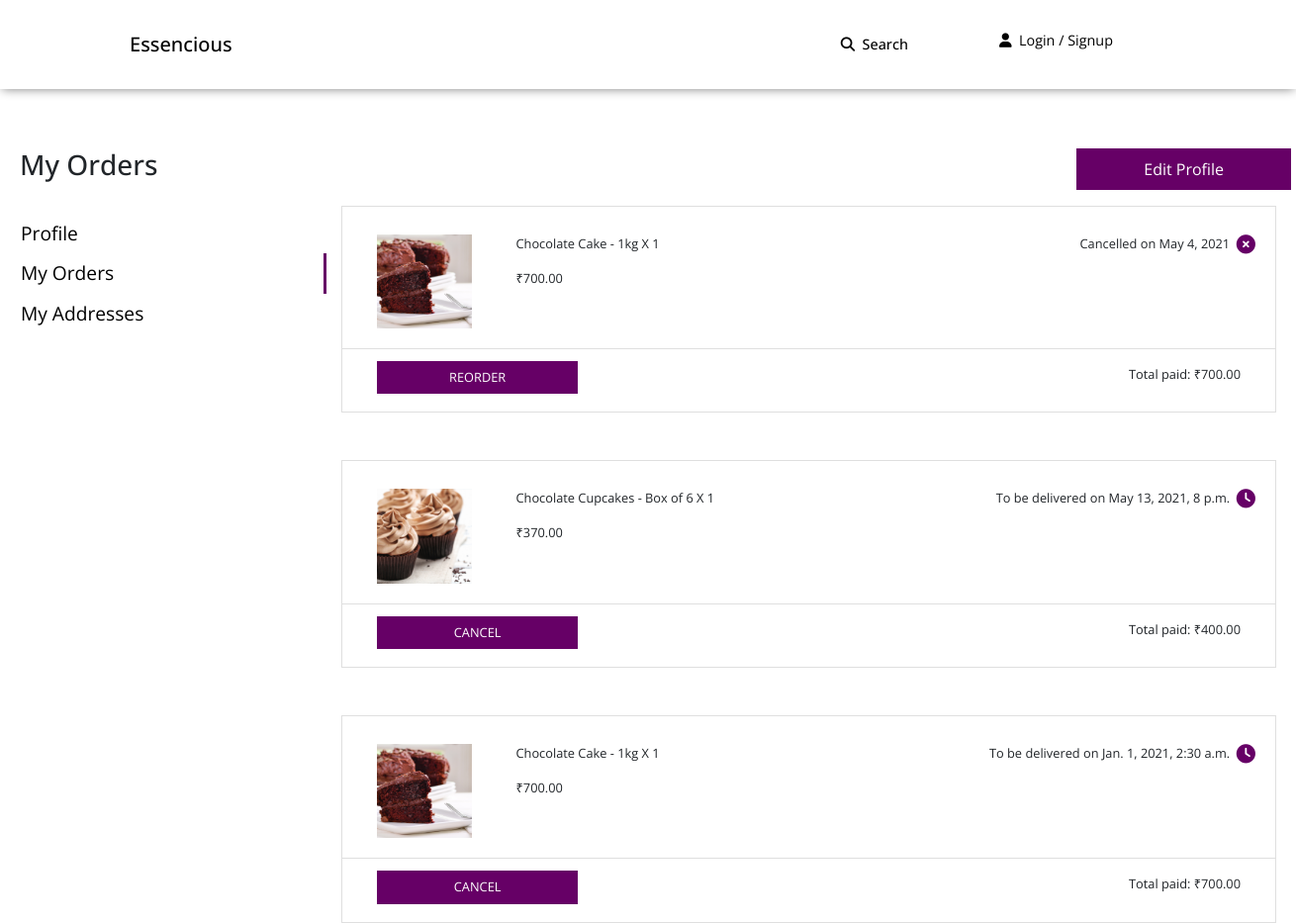
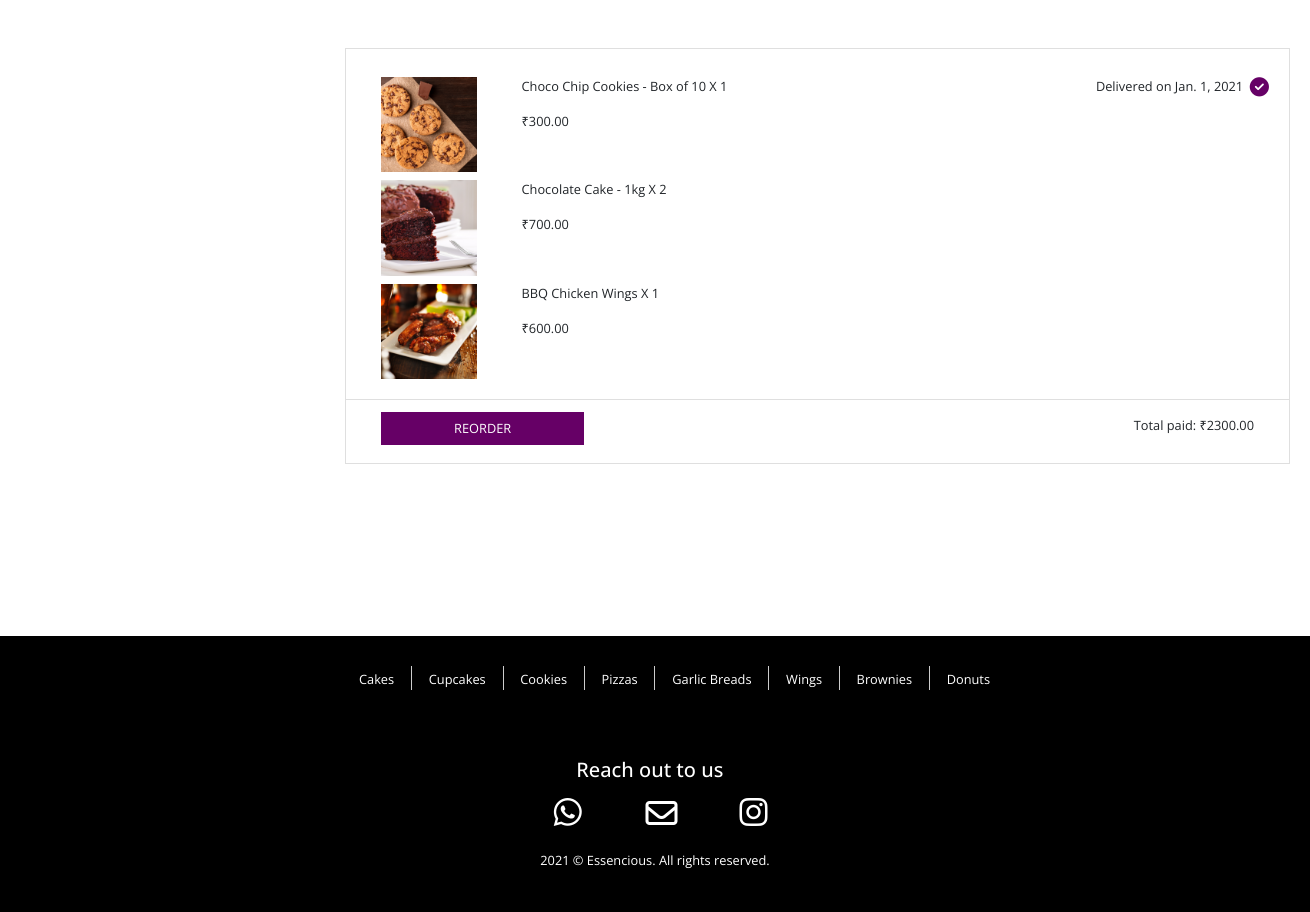
/accounts/1/order_history, run on the app's committed database (2 pictures, top to bottom).
### products/models.py (models this page shows, shortened)
class OrderItem(models.Model):
	item = models.ForeignKey(Item, on_delete=models.CASCADE)
	user = models.ForeignKey(CustomUser, on_delete=models.CASCADE)
	ordered = models.BooleanField(default=False)
	quantity = models.IntegerField(default=1)

class Item(models.Model):
	name = models.CharField(max_length=300)
	slug = models.SlugField(max_length=150)
	description = models.TextField()
	image = models.ImageField(upload_to='product_photo', blank=True, null=True)
	category = models.ForeignKey(Category, on_delete=models.CASCADE)
	price = models.DecimalField(max_digits=6, decimal_places=2)
	new = models.BooleanField(default=False)
	featured = models.BooleanField(default=False)
	order_count = models.IntegerField(default=0)
	def __str__(self):
		return self.name

class Order(models.Model):
	item = models.ManyToManyField(OrderItem)
	user = models.ForeignKey(CustomUser, on_delete=models.CASCADE)
	address = models.ForeignKey(CustomerAddress, on_delete=models.CASCADE, null=True, blank=True)
	amount = models.DecimalField(max_digits=10, decimal_places=2)
	delivery = models.DateField('Delivery Date', default=datetime.datetime.now().date()+datetime.timedelta(1))
	delivery_time = models.TimeField(default='20:00')
	ordered_date = models.DateTimeField()
	completed = models.BooleanField(default=False)
	status = models.CharField(max_length=20, choices=ORDER_STATUS, default='Pending')
	cancelled_on = models.DateTimeField(default=datetime.datetime.now(), blank=True)
	comments = models.CharField('Cooking Instructions', default='', max_length=50, blank=True)

### products/views.py (the view)
# urls.py: path('accounts/<int:pk>/order_history', order_history, name='order_history'),
def order_history(request, pk):
	user = get_object_or_404(CustomUser, id=pk)
	orders = Order.objects.filter(user=user).order_by('-pk')
	form = UserUpdateForm(request.POST or None, instance=user)
	if form.is_valid():
		form.save()
		return redirect('/accounts/'+str(pk)+'/order_history')
	return render(request, 'order_history.html', {'orders': orders, 'form': form})

### products/context_processors.py (called while the page is built)
def categories(request):
    return {'categories': Category.objects.all()}

### templates/order_history.html (shortened to what this page needs)
{% extends 'second_base.html' %}
{% load cart_tag %}
{% block content %}
<div class="container mt-5">
	<div class="row mb-3">
		<h3 class="col-md-10"> My Orders</h3>
		<button class="btn bg-purple color-white no-border-radius col-md-2" data-toggle="modal" data-target="#updateAddress">Edit Profile</button>
	</div>
	<div class="row">
		<div class="sidenav col-md-3">
			<a class="color-black font-medium" href="{% url 'userdetails' user.id %}">Profile</a>
			<a class="active color-black font-medium" href="{% url 'order_history' user.id %}">My Orders</a>
			<a class="color-black font-medium" href="{% url 'address_list' user.id %}">My Addresses</a>
		</div>
		<div class="col-md-9">
			{% if orders %}
			{% for order in orders %}
			<div class="card no-border-radius mb-5">
			  	<div class="card-body">
			    {% for item in order.item.all %}
			    	<div class="row mt-2">
			    		<div class="col-md-2">
			    			<img class="col-md-12 vertical-middle" src="{{item.item.image.url}}">
			    		</div>
			    		<div class="col-md-5">
			    			<p class="card-text font-small">{{item.item}} X {{item.quantity}}</p>
			    			<p class="font-small">&#8377;{{item.item.price|multiply:item.quantity}}</p>
			    		</div>
			    		<div class="col-md-5">
			    			{% if forloop.first %}
			    			{% if order.status == 'Completed' %}
					    	<p class="float-right font-small">Delivered on {{order.delivery}} &nbsp;<i class="fas fas-order fa-check-circle vertical-middle"></i></p>
					    	{% elif order.status == 'Pending' %}
					    	<p class="float-right font-small">To be delivered on {{order.delivery}}, {{order.delivery_time}}&nbsp; <i class="fas fas-order fa-clock vertical-middle"></i></p>
					    	{% else %}
					    	<p class="float-right font-small">Cancelled on {{order.cancelled_on | date}}&nbsp; <i class="fas fas-order fa-times-circle vertical-middle"></i></p>
					    	{% endif %}
					    	{% endif %}
			    		</div>
			    	</div>
			    {% endfor %}
			  	</div>
			  	<div class="card-footer bg-white">
			  		<div class="row">
			  			{% if order.comments %}<div class="col-md-3 mt-3">{% else %}<div class="col-md-3">{% endif %}
					  		{% if order.status == 'Pending' %}
					  		<a href="{% url 'order_cancel' order.id user.id %}" class="col-md-12"  onclick="return confirm('Are you sure you want to cancel this order?');"><button class="col-md-12 btn bg-purple color-white no-border-radius font-small width-full">CANCEL</button></a>
					  		{% else %}
					  		<a href="{% url 'reorder' order.id user.id %}" class="col-md-12"><button class="btn bg-purple color-white no-border-radius font-small width-full">REORDER</button></a>
					  		{% endif %}
					  	</div>
				  		<div class="col-md-9 mt-1">
				  			<div class="col-md-12">
						  		<p class="float-right font-small">Total paid: &#8377;{{order.amount}}</p>
						  	</div>
					  	</div>
				  	</div>
			  	</div>
			</div>
			{% endfor %}
			{% else %}
			<div class="col-md-12 mt-5 align-center">
					<img src="/media/misc/order_now.png" width="150" height="150">
					<h5 class="mt-3">Place your first order!</h5>
				</div>
			{% endif %}
		</div>
	</div>
</div>
{% endblock %}

### static/style.css (style rules this page uses)
body { min-height:100vh; margin:0; position:relative; background-color: #fff; font-family: 'Open Sans', sans-serif; max-width: 100%; }
body::after { content: ''; display: block; height: 400px; }
.container { margin-top:150px !important; max-width: 2000px; width:1300px !important; }
.color-white { color:white; }
.color-black { color:black !important; }
.bg-purple { background-color: #660066; }
.bg-white { background-color: #fff; }
.no-border-radius { border-radius: 0% !important; }
.fas-order { font-size: 1.5em; color: #660066; }
.font-small { font-size: 0.8em !important; }
.font-medium { font-size:1.2em !important; }
.no-border-radius { border-radius: 0%; }
.vertical-middle { vertical-align: middle !important; }
.width-full { width:100% !important; }
.sidenav { width: 130px; z-index: 1; overflow-x: hidden; padding: 8px 0; }
.sidenav a { padding: 6px 8px 6px 16px; text-decoration: none; font-size: 25px; color: #2196F3; display: block; }
.sidenav a.active { border-right: 3px solid #660066; }

### data on the page
Order: cancelled_on "May 4, 2021", status "REORDER", amount "700.00"
OrderItem: item.image (picture), item "Chocolate Cake - 1kg", quantity "1", item.price|multiply "700.00"
Order: delivery "May 13, 2021", delivery_time "8 p.m.", status "CANCEL", amount "400.00"
OrderItem: item.image (picture), item "Chocolate Cupcakes - Box of 6", quantity "1", item.price|multiply "370.00"
Order: delivery "Jan. 1, 2021", delivery_time "2:30 a.m.", status "CANCEL", amount "700.00"
OrderItem: item.image (picture), item "Chocolate Cake - 1kg", quantity "1", item.price|multiply "700.00"
Order: delivery "Jan. 1, 2021", status "REORDER", amount "2300.00"
OrderItem: item.image (picture), item "Choco Chip Cookies - Box of 10", quantity "1", item.price|multiply "300.00"
OrderItem: item.image (picture), item "Chocolate Cake - 1kg", quantity "2", item.price|multiply "700.00"
OrderItem: item.image (picture), item "BBQ Chicken Wings", quantity "1", item.price|multiply "600.00"
